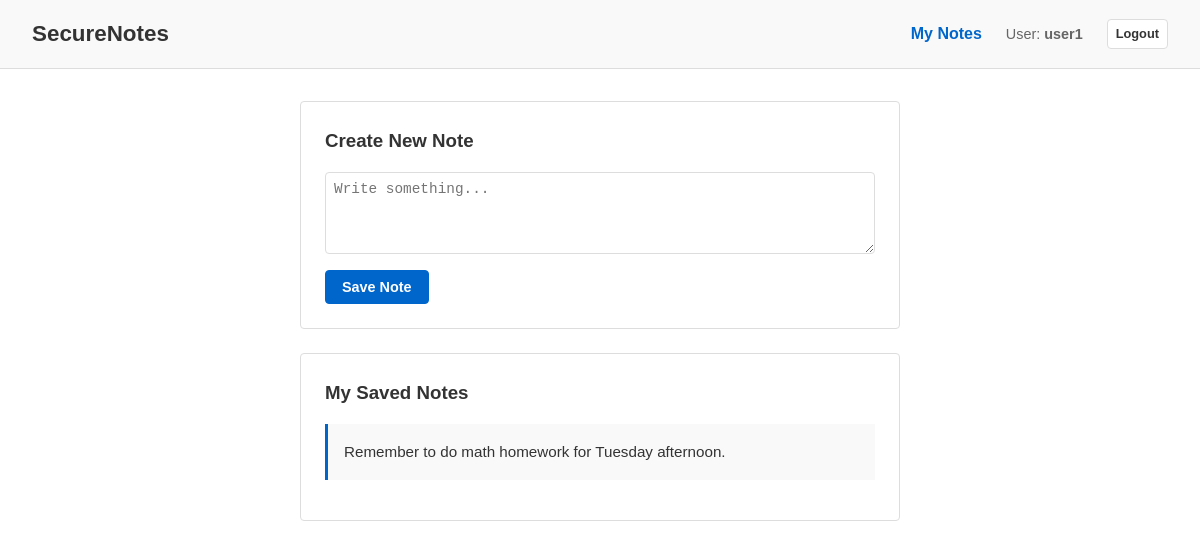
Page /dashboard/ (signed in) on the committed database.
### notes_app/models.py (models this page shows, shortened)
class CustomUser(models.Model):
    username = models.CharField(max_length=150, unique=True)
    password = models.CharField(max_length=255)
    is_admin = models.BooleanField(default=False)
    failed_login_attempts = models.IntegerField(default=0)
    is_blocked = models.BooleanField(default=False)

class Note(models.Model):
    user = models.ForeignKey(CustomUser, on_delete=models.CASCADE, related_name='notes')
    content = models.TextField()

### notes_app/views.py (the view)
# urls.py: path('dashboard/', views.dashboard_view, name='dashboard'),
@csrf_exempt
def dashboard_view(request):
    user = get_current_user(request)
    if not user:
        return redirect('login')
    if request.method == 'POST':
        content = request.POST.get('content', '').strip()
        if content:
            Note.objects.create(user=user, content=content)
            messages.success(request, "Note saved successfully!")
            return redirect('dashboard')
    user_notes = Note.objects.filter(user=user).order_by('-id')
    return render(request, 'dashboard.html', {
        'user': user,
        'notes': user_notes
    })

### notes_app/views.py (called while the page is built)
def get_current_user(request):
    user_id = request.session.get('user_id')
    if user_id:
        try:
            return CustomUser.objects.get(id=user_id)
        except CustomUser.DoesNotExist:
            return None
    return None

### notes_app/templates/dashboard.html (shortened to what this page needs)
{% extends 'base.html' %}
{% block content %}
<div class="dashboard-container">
    <div class="card">
        <h3 style="margin-bottom: 1rem;">Create New Note</h3>
        <form method="POST" action="{% url 'dashboard' %}">
            <div class="form-group">
                <textarea id="content" name="content" class="form-control" rows="4" placeholder="Write something..." required></textarea>
            </div>
            <button type="submit" class="btn btn-primary">Save Note</button>
        </form>
    </div>
    <div class="card">
        <h3 style="margin-bottom: 1rem;">My Saved Notes</h3>
        {% if notes %}
            {% for note in notes %}
                <div class="note-card">
                    <p style="white-space: pre-wrap; font-size: 0.95rem; margin-bottom: 0;">{{ note.content }}</p>
                </div>
            {% endfor %}
        {% else %}
            <p style="color: var(--text-secondary); text-align: center; padding: 1rem 0;">
                No notes saved. Write something above to start!
            </p>
        {% endif %}
    </div>
</div>
{% endblock %}

### notes_app/templates/base.html (shortened to what this page needs)
<!DOCTYPE html>
<html lang="en">
<head>
</head>
<body>
    <nav class="navbar">
        <a href="{% url 'index' %}" class="navbar-brand">SecureNotes</a>
        <ul class="navbar-nav">
            {% if request.session.user_id %}
                <li><a href="{% url 'dashboard' %}" class="nav-link {% if request.resolver_match.url_name == 'dashboard' %}active{% endif %}">My Notes</a></li>
                <li><span style="color: var(--text-secondary); font-size: 0.9rem;">User: <strong>{{ request.session.username }}</strong></span></li>
                <li><a href="{% url 'logout' %}" class="btn" style="padding: 0.25rem 0.5rem; font-size: 0.8rem;">Logout</a></li>
            {% else %}
                <li><a href="{% url 'login' %}" class="nav-link">Login</a></li>
                <li><a href="{% url 'register' %}" class="nav-link">Register</a></li>
            {% endif %}
        </ul>
    </nav>
    <div class="container">
        {% block content %}{% endblock %}
    </div>
</body>
</html>

### notes_app/templates/base.html (style rules this page uses)
:root { --bg-color: #ffffff; --text-primary: #333333; --text-secondary: #666666; --border-color: #dddddd; --primary: #0066cc; --primary-hover: #004499; --danger: #cc0000; --danger-hover: #990000; --success: #228822; --success-hover: #116611; --light-gray: #f9f9f9; }
* { box-sizing: border-box; margin: 0; padding: 0; }
body { background-color: var(--bg-color); color: var(--text-primary); font-family: Arial, Helvetica, sans-serif; line-height: 1.6; min-height: 100vh; display: flex; flex-direction: column; padding: 0; }
a { color: var(--primary); text-decoration: none; }
.navbar { background-color: var(--light-gray); border-bottom: 1px solid var(--border-color); padding: 1rem 2rem; display: flex; justify-content: space-between; align-items: center; }
.navbar-brand { font-size: 1.4rem; font-weight: bold; color: var(--text-primary); }
.navbar-nav { display: flex; gap: 1.5rem; list-style: none; align-items: center; }
.nav-link { color: var(--text-secondary); font-weight: 500; }
.nav-link.active { color: var(--primary); font-weight: bold; }
.container { max-width: 960px; width: 100%; margin: 0 auto; padding: 2rem 1rem; flex: 1; }
.btn { display: inline-block; padding: 0.5rem 1rem; border-radius: 4px; font-weight: bold; font-size: 0.9rem; cursor: pointer; border: 1px solid var(--border-color); text-align: center; background-color: #ffffff; color: var(--text-primary); }
.btn-primary { background-color: var(--primary); color: #ffffff; border-color: var(--primary); }
.card { background-color: #ffffff; border: 1px solid var(--border-color); border-radius: 4px; padding: 1.5rem; margin-bottom: 1.5rem; }
.form-group { margin-bottom: 1rem; display: flex; flex-direction: column; gap: 0.25rem; }
.form-control { width: 100%; padding: 0.5rem; border-radius: 4px; border: 1px solid var(--border-color); color: var(--text-primary); font-size: 0.9rem; }

### notes_app/templates/dashboard.html (style rules this page uses)
.dashboard-container { max-width: 600px; margin: 0 auto; }
.note-card { border-left: 3px solid var(--primary); padding: 1rem; margin-bottom: 1rem; background-color: var(--light-gray); }

### rows in the picture
CustomUser: session.username "user1"
Note: content "Remember to do math homework for Tuesday afternoon."
